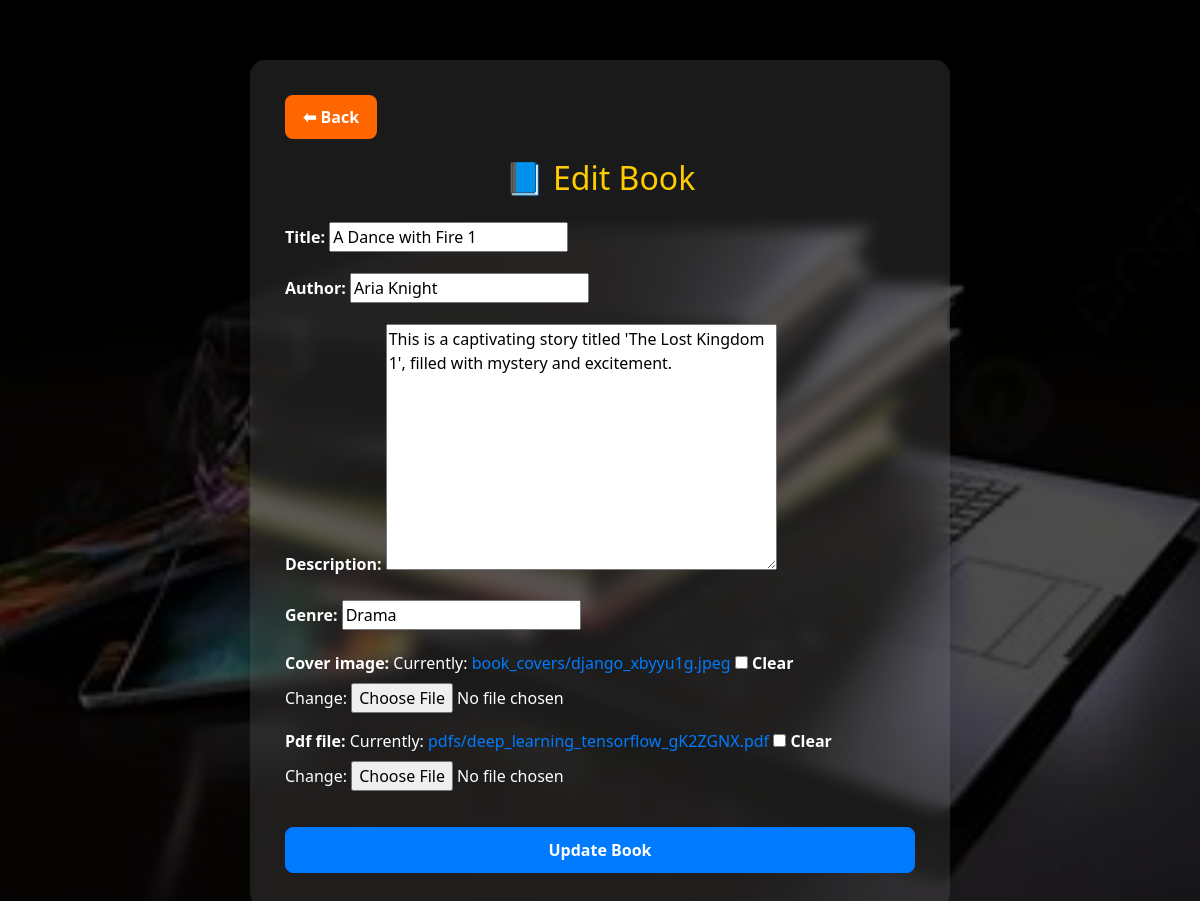
Page /edit_book/1/ on the committed database.
### users/models.py (models this page shows, shortened)
class Book(models.Model):
    title = models.CharField(max_length=200)
    author = models.CharField(max_length=100)
    description = models.TextField()
    genre = models.CharField(max_length=100)
    cover_image = models.ImageField(upload_to='book_covers/', null=True, blank=True)
    pdf_file = models.FileField(upload_to='pdfs/', null=True, blank=True)

### users/views.py (the view)
# urls.py: path('edit_book/<int:book_id>/', usr.edit_book, name='edit_book'),
def edit_book(request, book_id):
    book = get_object_or_404(Book, id=book_id)
    if request.method == 'POST':
        form = BookForm(request.POST, request.FILES, instance=book)
        if form.is_valid():
            form.save()
            return redirect('book_list')
    else:
        form = BookForm(instance=book)
    return render(request, 'users/edit_book.html', {'form': form, 'book': book})

### users/forms.py
class BookForm(forms.ModelForm):
    class Meta:
        model = Book
        fields = '__all__'

### assets/templates/users/edit_book.html (shortened to what this page needs)
{% load static %}
<!DOCTYPE html>
<html lang="en">
<head>
    <link rel="stylesheet" href="{% static 'css/bootstrap.min.css' %}">
</head>
<body>
<div class="overlay">
    <div class="container">
        <a href="{% url 'book_list1' %}" class="back-button">⬅ Back</a>
        <h2>📘 Edit Book</h2>
        <form method="post" enctype="multipart/form-data">
            {{ form.as_p }}
            <button type="submit" class="btn btn-primary">Update Book</button>
        </form>
    </div>
</div>
</body>
</html>

### rows in the picture
Book: title "A Dance with Fire 1", author "Aria Knight", description "This is a captivating story titled 'The Lost Kingdom 1', filled with mystery and excitement.", genre "Drama"
